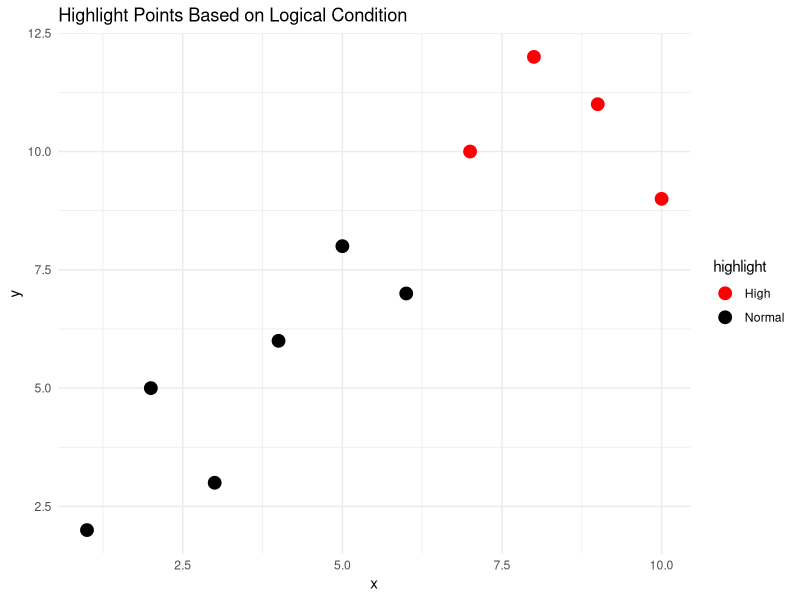

Write the R code that produced this figure.
# QUESTION :-
# Use logical conditions to highlight subsets of points in different colors.


library(ggplot2)


data <- data.frame( x = 1:10, y = c(2, 5, 3, 6, 8, 7, 10, 12, 11, 9))

data$highlight <- ifelse(data$y > 8, "High", "Normal")
print(data)

# Create a ggplot plot
p <- ggplot(data, aes(x = x, y = y, color = highlight)) +
      geom_point(size = 4) +
      scale_color_manual(values = c("High" = "red", "Normal" = "black")) +
      ggtitle("Highlight Points Based on Logical Condition") +
      theme_minimal()

# Print the plot
print(p)
